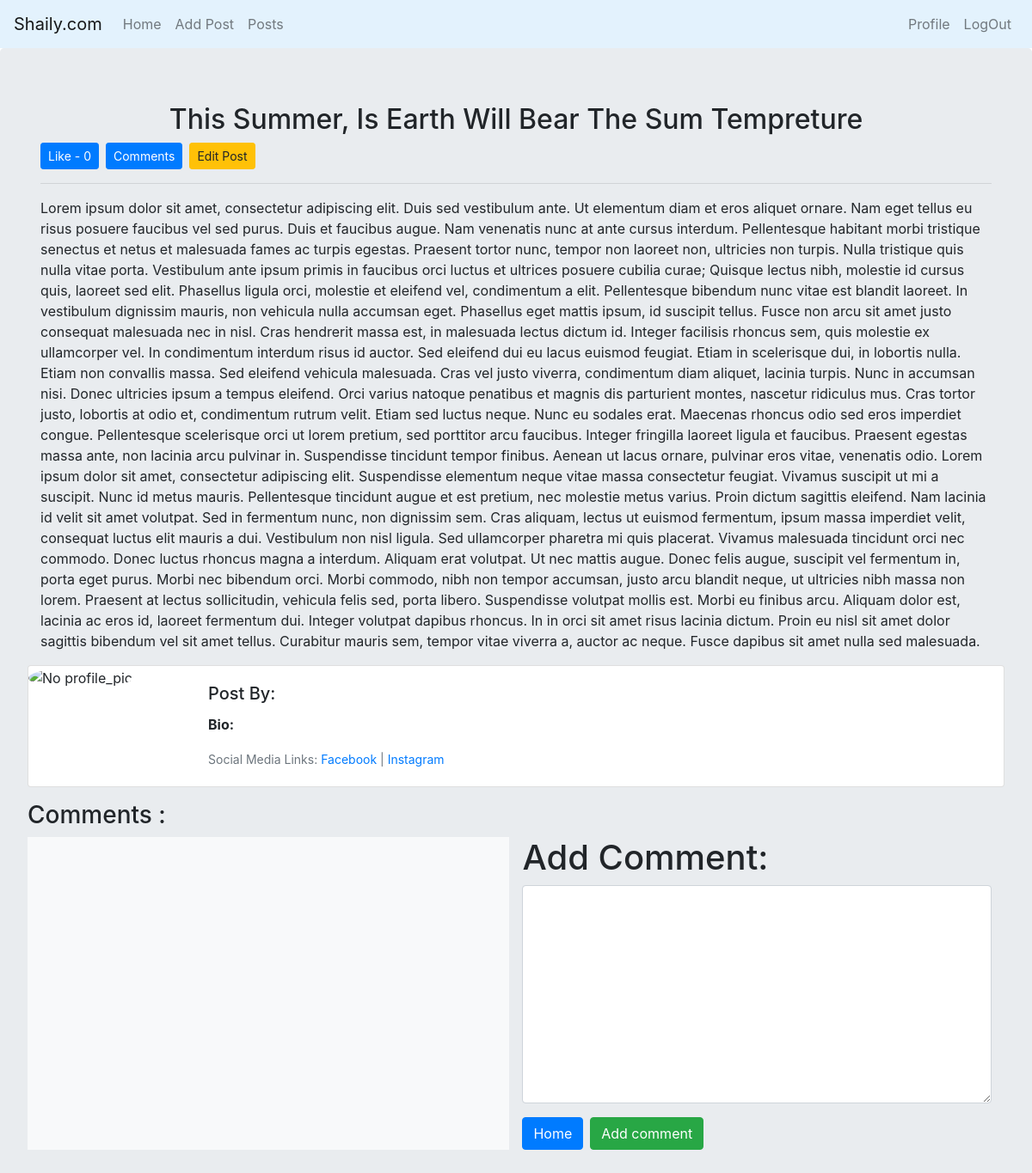
Screenshot of /post/6 (signed in) with the database file from the repository.
### testapp/models.py (models this page shows)
class Post(models.Model):
    title=models.CharField(max_length=100)
    body=models.TextField()
    author=models.ForeignKey(User,on_delete=models.CASCADE)
    like = models.ManyToManyField(User, related_name='like', blank=True)
    def total_likes(self):
        return self.like.count()

### testapp/views.py (the view)
# urls.py: path('post/<int:id>', views.detail, name='detail'),
@login_required
def detail(request, id):
    post = Post.objects.get(id=id)
    comment = Comment.objects.all()
    if post.like.filter(id=request.user.id).exists():
        liked = True
    else:
        liked = False
    form = AddComment()
    if request.method == 'POST':
        form = AddComment(request.POST)
        if form.is_valid():
            form.save()
            return HttpResponseRedirect(reverse('detail', args=[str(id)]))
    return render(request, 'details.html', {'post': post, 'comments': comment, 'liked': liked, 'form': form})

### testapp/form.py
class AddComment(forms.ModelForm):
    class Meta:
        model = Comment
        fields = '__all__'
        widgets = {
            'post': forms.TextInput(attrs={'class': 'form-control', 'type': 'hidden'}),
            'comment_text': forms.Textarea(attrs={'class': 'form-control'})
        }
        labels = {
            'comment_text': ''
        }

### templates/details.html (shortened to what this page needs)
<!DOCTYPE html>
{% extends 'base.html' %}
{% block body_block %}
<html lang="en">
<head>
</head>
<body>
    <div class="jumbotron">
        {% if user.is_authenticated %}
        <h2 style="text-align: center;">{{post.title | title}} </h2>
        <div class="container">
            <div class="d-flex flex-row">
                <form action="/like/{{post.id}}" method="POST">
                    {% if liked %}
                    <button name="post_id" value="{{post.id}}" type="submit" class="btn btn-danger btn-sm">Unlike
                    </button>
                    {% else %}
                    <button name="post_id" value="{{post.id}}" type="submit" class="btn btn-primary btn-sm">Like -
                        {{post.total_likes}} </button>
                    {% endif %}
                </form>
                <a class="btn btn-primary btn-sm ml-2" href="#12">Comments</a>
                {% if user.id == post.author.id %}
                <a class="btn btn-warning btn-sm ml-2" href="/editpost/{{post.id}}">Edit Post</a>
                {% endif %}
            </div>
            <hr>
            <p>{{post.body}} </p>
        </div>
        <div class="card mb-3">
            <div class="row no-gutters">
                <div class="col-md-2">
                    <img class="rounded-circle" src="{{post.author.userprofile.profile_pic.url}}" alt="No profile_pic" width="200" height="150">
                </div>
                <div class="col-md-8">
                    <div class="card-body">
                        <h5 class="card-title">Post By: {{post.author.first_name | title}} {{post.author.last_name | title}}</h5>
                        <p class="card-text"> <span style="font-weight: bold;">Bio:</span>  {{post.author.userprofile.bio | title}}</p>
                        <p class="card-text"><small class="text-muted"> Social Media Links:
                            <a href="{{post.author.userprofile.fb_url}}">Facebook</a>
                            | <a href="{{post.author.userprofile.insta_url}}" >Instagram</a></small></p>
                    </div>
                </div>
            </div>
        </div>
        <div>
            {% if comments %}
            <h3>Comments :</h3>
            <div id="12" class=" d-flex">
                <div class=" bg-light " , style="width: 100%; ">
                </div>
                {% endif %}
                <div class="container ">
                    <form method="post">
                        <h1>Add Comment:</h1>
                        {{form.as_p}}
                        <div class="d-flex">
                            <a class="btn btn-primary" href="/">Home</a>
                            <input class="btn btn-success ml-2" type="submit" value="Add comment">
                        </div>
                    </form>
                </div>
            </div>
        </div>
        {% else %}
        <div class="container">
            <h2>First Login to visit this page.</h2>
        </div>
        {% endif %}
    </div>
</body>
{% endblock %}

### rows the page displays
Post: title "This Summer, Is Earth Will Bear The Sum Tempreture", total_likes "0", body "Lorem ipsum dolor sit amet, consectetur adipiscing elit. Duis sed vestibulum ante. Ut elementum diam et eros aliquet ornare. Nam eget tellus eu risus posuere faucibus vel sed purus. Duis et faucibus augue. Nam venenatis nunc at ante cursus interdum. Pellentesque habitant morbi tristique senectus et netus et malesuada fames ac turpis egestas. Praesent tortor nunc, tempor non laoreet non, ultricies non turpis. Nulla tristique quis nulla vitae porta. Vestibulum ante ipsum primis in faucibus orci luctus et ultrices posuere cubilia curae; Quisque lectus nibh, molestie id cursus quis, laoreet sed elit. Phasellus ligula orci, molestie et eleifend vel, condimentum a elit. Pellentesque bibendum nunc…"
